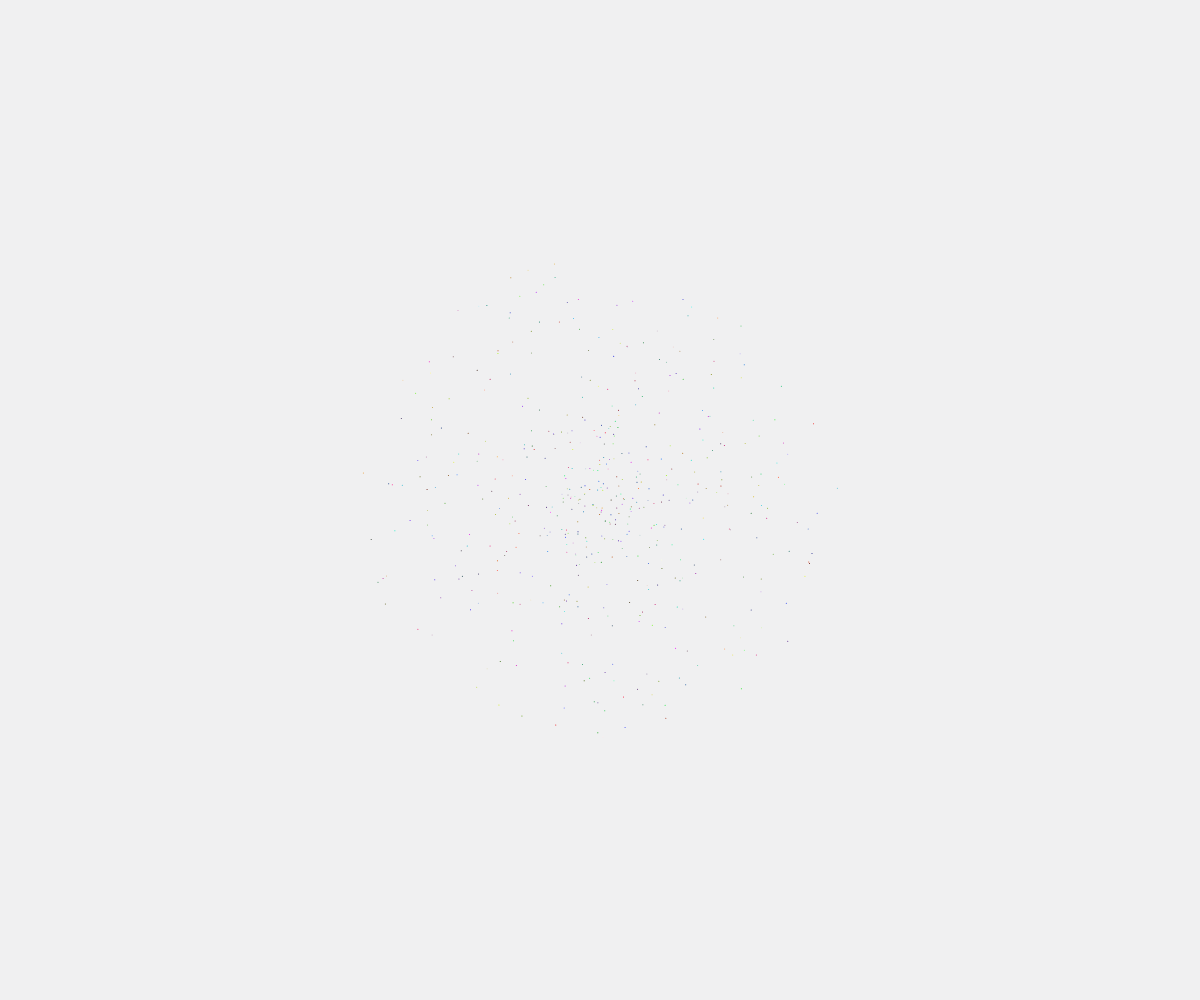
Frame 1 (no input)
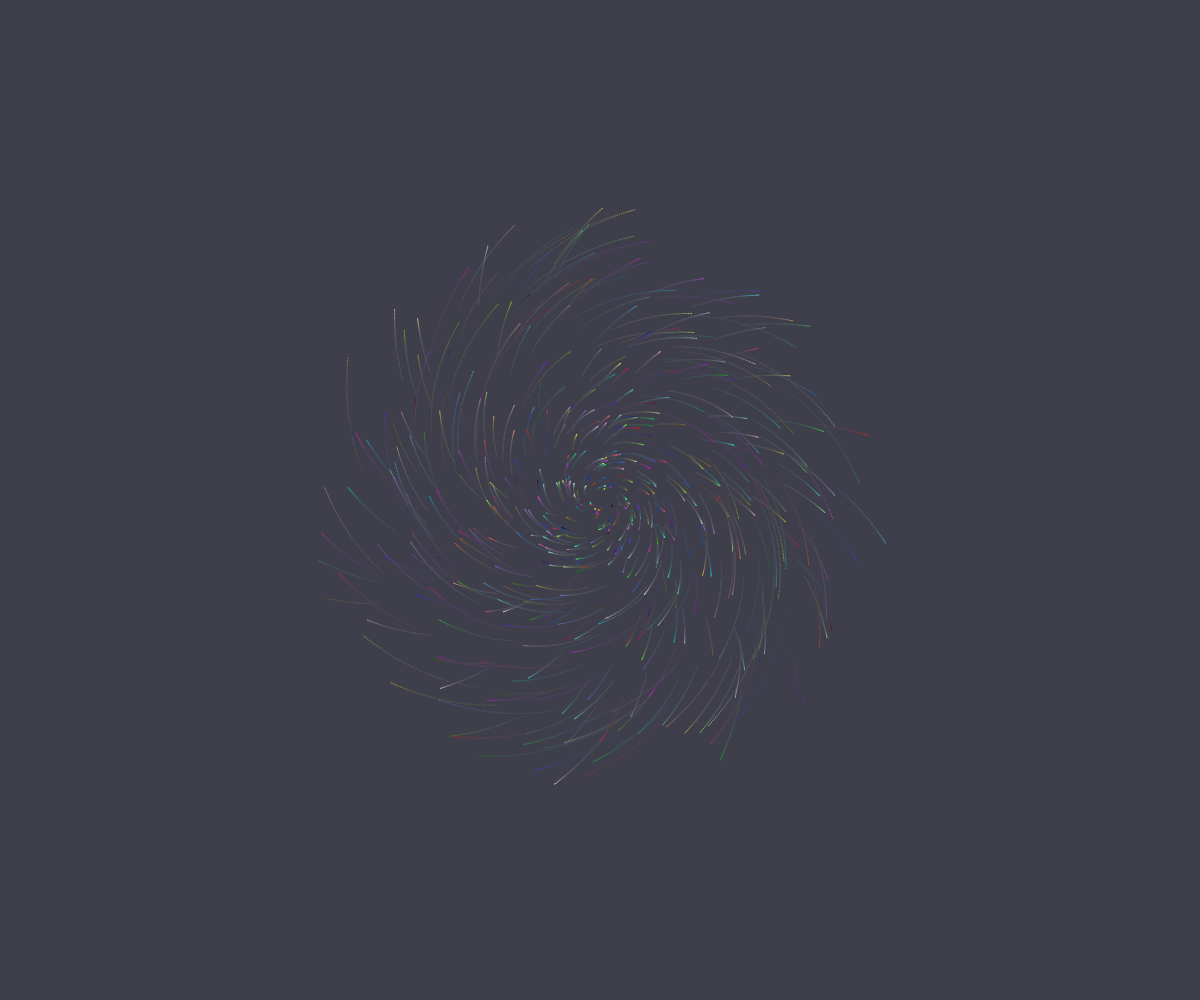
Frame 60 (no input)
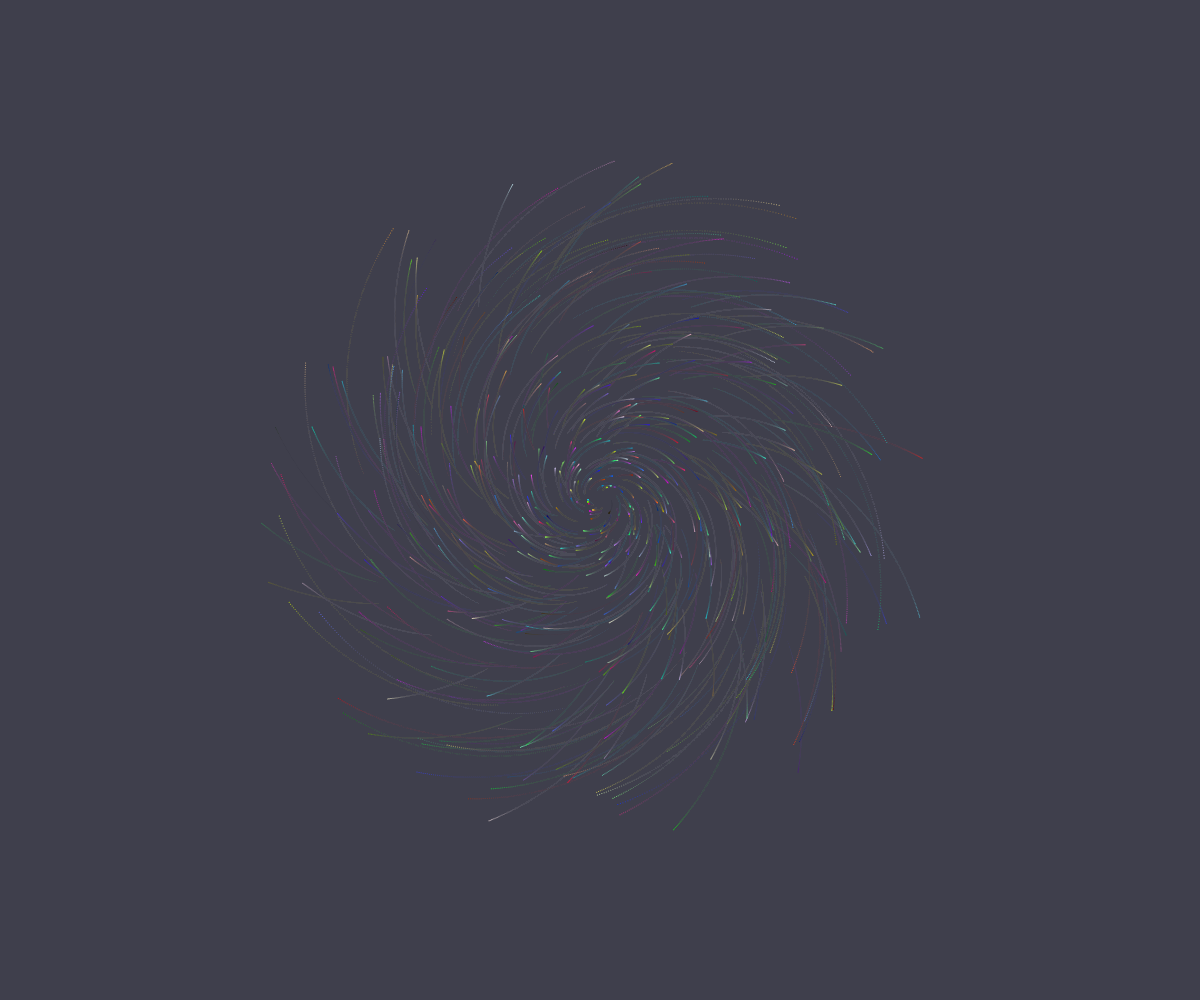
Frame 120 (the mouse pressed at the canvas centre since frame 60)

The p5.js sketch that drew these frames (run headless with seeded random() and noise() and a simulated clock; from frame 60 on, the mouse is pressed at the canvas centre):

// p5.js sketch
// ── sketch.js
let time=0;///Define the time value
let index=1;//Interface value
let balls = [];//storing particles in star trail
let mouse=0;//The factor value of the length of the star trail  particles' speed(slow/fast) depend on this+mouseped
let mousePed=5; //The speed of change of the star trail length factor value
let boxs = [];//array for storing rect
let s;//Line thickness of rectangle
let stars = [];//storing stars
let speed=20;//Star movement speed
let angle=0;//The initial rotation of the star in radians
let loc=0; //The speed and position of the stars (the factor that determines the speed of the stars from slow to fast)
let anglespeed=0.05;//Star rotation speed
let waters = [];//storing water drops


// setup canvas
function setup() {
  const WIDTH = windowWidth;
  const HEIGHT = windowHeight;
  createCanvas(windowWidth, windowHeight);
  //fullScreen();
  rectMode(CENTER);
  //for loop executes 500 times
  for (let i=0; i<500; i++) {
    balls.push(new ball());//Add 500 particles in the star
  }
  //for loop traverses 1200 times
  for (let i=0; i<1200; i++) {
    stars.push(new Star());//Add 1200 stars
  }
}


// draw to canvas per frame
function draw() {
  time++; 
  //if time>2000  set to 0
  if (time>2000) {
    time=0;
  }
  //if time == 0  
  if (time==0) {
    background(0);  //black background
    mouse=0;//set star trail length facter to 0
  }
  if (time==500) {
    background(0); 
    loc=0;//stars moving speed to 0
  }
  //first scene
  if (time<500) {
    noStroke();
    fill(67, 67, 77, 20);
    rect(width/2, height/2, width, height);
    mouse+=mousePed; //The length factor of the star trail increases (the larger the value, the longer the length)
    if (mouse>width||mouse<0) { //judgment value range if it exceeds the set range
      mousePed*=-1; //Reverse change
    }
    //particles in star trail
    for (let i=0; i<balls.length; i++) {
      b = balls[i]; 
      b.move();
    }
  } else if (time>=500&&time<1000) {  //Time within 500 - 1000->change to 2nd scene
    background(0); 
    if (frameCount%50==0) {  
      c=color(0, 250, 0); //green
      s=2; //The thickness of the line is 2
    } else { //pink
      c=color(255, 81, 232);
      s=1; //thickness:1
    }
    if (frameCount%10==0) { 
      //if (boxs.size()<24) { 
      boxs.push(new box(c, s));  //add a rect
      //console.log("new box added!");
      //}
    }
    
    for (let i=0; i<boxs.length; i++) {
      b = boxs[i];
      b.show(); 
      b.move();
    }
  } else if (time>=1000&&time<1500) { //change to 3rd scene
    fill(0, 100); 
    rect(width/2, height/2, width, height);
    loc+=2; //The value of the movement speed factor of the stars increases

    if (loc>width) { //If the speed value exceeds the set range
      loc=0; //The speed factor value returns to 0
    }

    speed=map(loc, 0, width, 5, 30); //The speed is the factor value mapped from 0 - width to the corresponding value in the 5 - 30 interval
    angle+=anglespeed; //Rotation radians + rotation speed
    translate(width/2, height/2); //to the center of the canvas
    
    for (let i=0; i<stars.length; i++) { 
      s = stars[i];
      s.show();
      s.move();
    }
  } else if (time>=1500&&time<2000) {  //last scene
    if (dist(mouseX, mouseY, width/2, 640)<150) {   //If the distance between the coordinate point where the mouse is located and the coordinate point is less than 150
      if (frameCount%30==0) { 
        waters.push(new water()); //add drops
      }
    }
    background(0); 
  
    for (let i=0; i<waters.length; i++) {
      w = waters[i]; //Assign each waterdrops class to w
      w.show();
    }
    //where water comes out
    noFill();
    stroke(255);
    noStroke();
    fill(229, 220, 220);
    rect(width/2, 35, 74, 69, 21);
    fill(163, 148, 148);
    rect(width/2, 0, 410, 91);
    //draw water bottle of waterfountain
    push();
    translate(width/2-45, height/2);
    fill(183, 204, 201);
    stroke(174, 171, 171);
    strokeWeight(2);
    beginShape();
    vertex(0, 0);
    bezierVertex(-63, 47, -40, 155, -40, 317);
    vertex(-40, 317);
    bezierVertex(12, 352, 53, 350, 117, 317);
    vertex(117, 317);
    bezierVertex(119, 175, 146, 37, 82, 0);
    vertex(81, -32);
    bezierVertex(31, -32, 0, -32, 0, -32);
    endShape(CLOSE);
    pop();
  }
}


//star trail
class ball {
  constructor() {
    this.x=width/2;
    this.y=height/2;
    this.theta=radians(random(360));
    this.thetaped=radians(random(0.1, 0.5));
    this.pedget=this.thetaped;
    this.w=random(10, 300);
    this.wget=this.w;
    this.alpha=random(40, 200);
    this.c=color(random(0, 255), random(0, 255), random(0, 255));
  }
  move() {
    noStroke();
    //The length of the star track w is the value of the mouse factor mapped from 0 - width to 0.8 times the initial length of the star track - 1.5 times the initial length of the interval value
    this.w=map(mouse, 0, width, this.wget*0.8, this.wget*1.5);
    fill(this.c, this.alpha);
    ellipse(this.x+cos(this.theta)*this.w, this.y+sin(this.theta)*this.w, 1, 1);//draw particles
    this.theta+=this.thetaped;//particles rotate
  }
}
//rect
class box { 
  constructor(color, speed) {
    this.color = color;
    this.speed = speed;
    this.theta = 45;
    this.x = width / 2;
    this.y = height / 2;
  }
  //draw rect
  show() {
    noFill();
    stroke(this.color);
    push();
    translate(this.x, this.y);//Translate to the left point x y
    rotate(radians(this.theta)); //Rotate theta angle with x y as the center point
    let size=map(this.theta, 45, 0, 50, 800); //The rectangle size is the value of theta, which is mapped from 45-0 to the value in the range of 50-800
    strokeWeight(this.speed);
    rect(0, 0, size, size);
    pop();
  }
  //Rectangle rotate (bigger)
  move() {
    this.theta-=0.2;
  }
}
//
class Star {
  
  constructor() {
    this.x=random(-width, width); 
    this.y=random(-height, height);
    this.z=random(width);
    this.c=color(random(255), random(255), random(255));
  }
  show() {
    let sx=map(this.x/this.z, 0, 1, 0, width); //The x position of the star is the value of x/z mapped from 0 - 1 to 0 - width interval
    let sy=map(this.y/this.z, 0, 1, 0, height); //The y position of the star is the value of y/z mapped from 0-1 to 0-height interval
    let r=map(this.z, 0, width, 16, 0);//The size of the star is the value of z mapped from 0 - width to 16 - 0 interval
    noStroke();
    fill(this.c);
    ellipse(sx, sy, r, r);//draw star
  }
  move() {
    this.z-=speed; 
    if (this.z<1) {  
      this.z=random(width); //if z<1 then refresh
    }
  }
}
//water drops
class water {
  
  constructor() {
    this.x=width/2;
    this.y=10;
    this.alpha=255;
  }
  show() {
    this.alpha=map(this.y, 0, 450, 255, 0); //The transparency of the water drop is the value of y, which is mapped from 0 - 385 to the value in the range of 255 - 0
    noStroke();
    fill(183, 204, 201, this.alpha);//Fill the color and transparency of the water drop
    ellipse(this.x, this.y, 20, 36); ///Draw water drops
    ellipse(this.x, this.y, 30, 46);
    this.y+=2;//The y-axis position of the water drop moves down
  }
}
